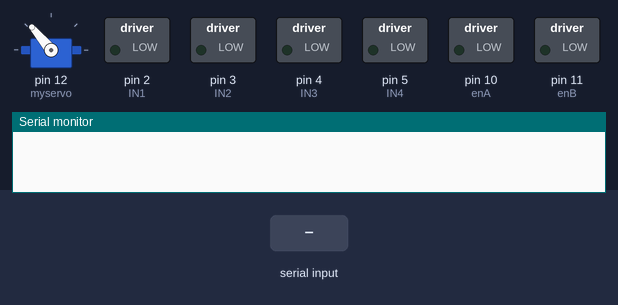
Bench run of a sketch on a simulated Arduino Uno, built with avr-gcc and run on an emulated ATmega328P. Parts: servo, switched loads named in the sketch (green lamp = pin HIGH), the last lines printed to the serial monitor. The test bench sets the inputs (shaded band).

Above: at 1.2 s.
1.3 s: "F" received over Serial
At 2.3 s:
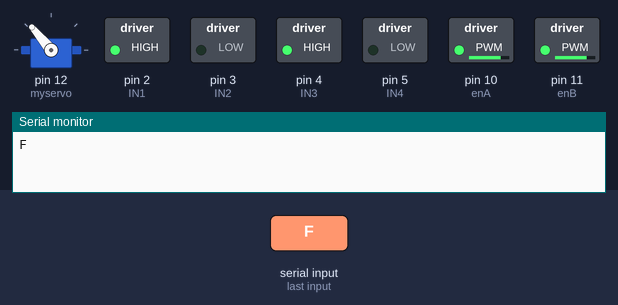
3.0 s: "B" received over Serial
At 3.8 s:
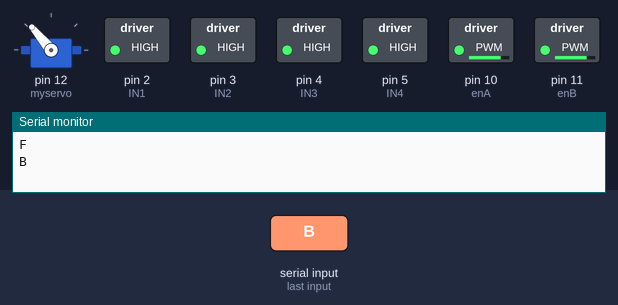
5.0 s: "S" received over Serial
At 6.5 s:
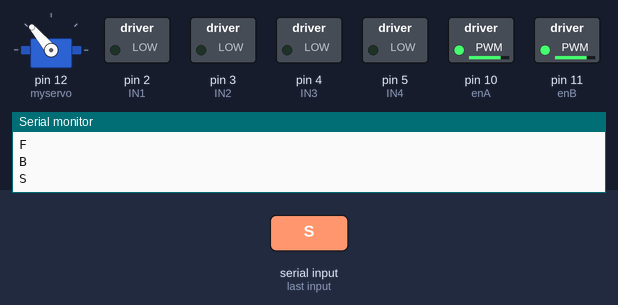
7.0 s: "L" received over Serial
At 8.1 s:
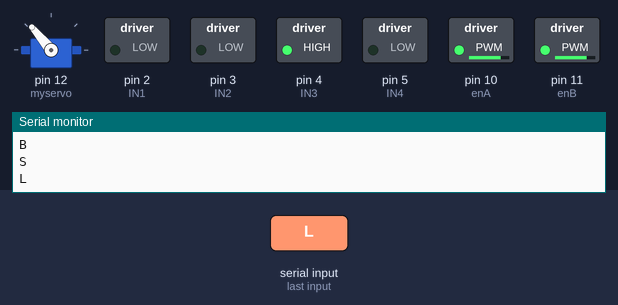
9.0 s: "B" received over Serial
At 10.4 s:
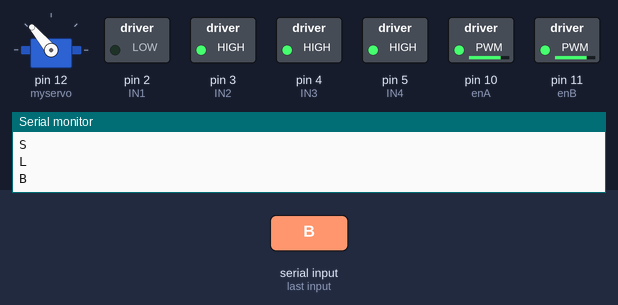
Timing chart, 0 to 11.5 s (numbered marks = the images above; inputs shaded):
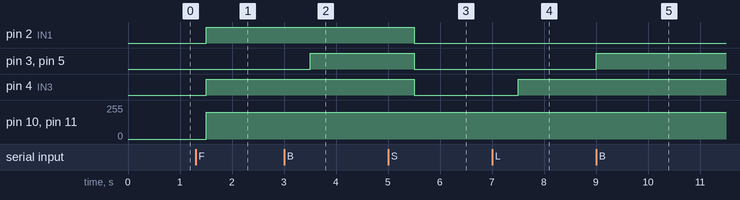

The sketch:

blue_thooth_10_Rc_Arm1.ino
```cpp
#include <Servo.h>

Servo myservo;  // create servo object to control a servo
#if 0

Servo myservo1;
Servo myservo2;
Servo myservo3;

#endif

char t;
int IN1 = 2;
int IN2 = 3;
int IN3 = 4;
int IN4 = 5;
int enA = 10;
int enB = 11;

int pos = 130;
int pos1 = 140;
int pos2 = 45;
int pos3 = 30;


void setup() {
pinMode(IN1,OUTPUT);   //left motors forward
pinMode(IN2,OUTPUT);   //left motors reverse
pinMode(IN3,OUTPUT);   //right motors forward
pinMode(IN4,OUTPUT);   //right motors reverse
pinMode(enA,OUTPUT);
pinMode(enB,OUTPUT);

myservo.attach(12);  // attaches the servo on pin 9 to the servo object]
myservo.write(pos);

#if 0
myservo.attach(8);  // attaches the servo on pin 9 to the servo object]

myservo1.attach(9);
myservo2.attach(12);
myservo3.attach(13);
myservo1.write(pos1);
myservo2.write(pos2);
myservo3.write(pos3);
#endif

Serial.begin(9600);

}

void loop() {
if(Serial.available()){
  t = Serial.read();
  Serial.println(t);
}

if(t == 'F'){            //move forward(all motors rotate in forward direction)
  digitalWrite(IN1,HIGH);
  digitalWrite(IN3,HIGH);
  analogWrite(enA, 200);
  analogWrite(enB, 200);
  }

else if(t == 'B'){      //move reverse (all motors rotate in reverse direction)
  digitalWrite(IN2,HIGH);
  digitalWrite(IN4,HIGH);
  analogWrite(enA, 200);
  analogWrite(enB, 200);
}

else if(t == 'L'){      //turn right (left side motors rotate in forward direction, right side motors doesn't rotate)
  digitalWrite(IN3,HIGH);
  analogWrite(enB,200);
}

else if(t == 'R'){      //turn left (right side motors rotate in forward direction, left side motors doesn't rotate)
  digitalWrite(IN1,HIGH);
  analogWrite(enA,200);
}
else if(t == 'S'){      //STOP (all motors stop)
  digitalWrite(IN1,LOW);
  digitalWrite(IN2,LOW);
  digitalWrite(IN3,LOW);
  digitalWrite(IN4,LOW);
}
#if 0
  else if(t == 'A'){
   pos = pos+5;
   myservo.write(pos);
   delay(100);
   Serial.println(pos);
   }
else if(t == 'a'){
   pos = pos-5;
   myservo.write(pos);
   delay(100);
   Serial.println(pos);
   }

else if(t == 'E'){
   pos1 = pos1+5;
   myservo1.write(pos1);
   delay(100);
   Serial.println(pos1);
   }

else if(t == 'e'){
   pos1 = pos1-5;
   myservo1.write(pos1);
   delay(100);
   Serial.println(pos1);
   }
else if(t == 'C'){
   pos2 = pos2+5;
   myservo2.write(pos2);
   Serial.println(pos2);
   }

else if(t == 'c'){
   pos2 = pos2-5;
   myservo2.write(pos2);
   Serial.println(pos2);
   }
else if(t == 'D'){
   pos3 = pos3+5;
   myservo3.write(pos3);
   Serial.println(pos3);
   }

else if(t == 'd'){
   pos3 = pos3-5;
   myservo3.write(pos3);
   Serial.println(pos3);
   }
#endif

   else
   {
  digitalWrite(IN1,LOW);
  digitalWrite(IN2,LOW);
  digitalWrite(IN3,LOW);
  digitalWrite(IN4,LOW);

   }


delay(500);
}
```

Measured:
- after the input at 1.3 s, pin 2 (IN1), pin 4 (IN3): LOW → HIGH after 0.20 s; pin 10 (enA), pin 11 (enB): 0/255 → 200/255 after 0.20 s
- after the input at 3.0 s, pin 3 (IN2), pin 5 (IN4): LOW → HIGH after 0.50 s
- after the input at 5.0 s, pin 2 (IN1), pin 3 (IN2), pin 4 (IN3), pin 5 (IN4): HIGH → LOW after 0.50 s
- after the input at 7.0 s, pin 4 (IN3): LOW → HIGH after 0.50 s
- after the input at 9.0 s, pin 3 (IN2), pin 5 (IN4): LOW → HIGH at once
